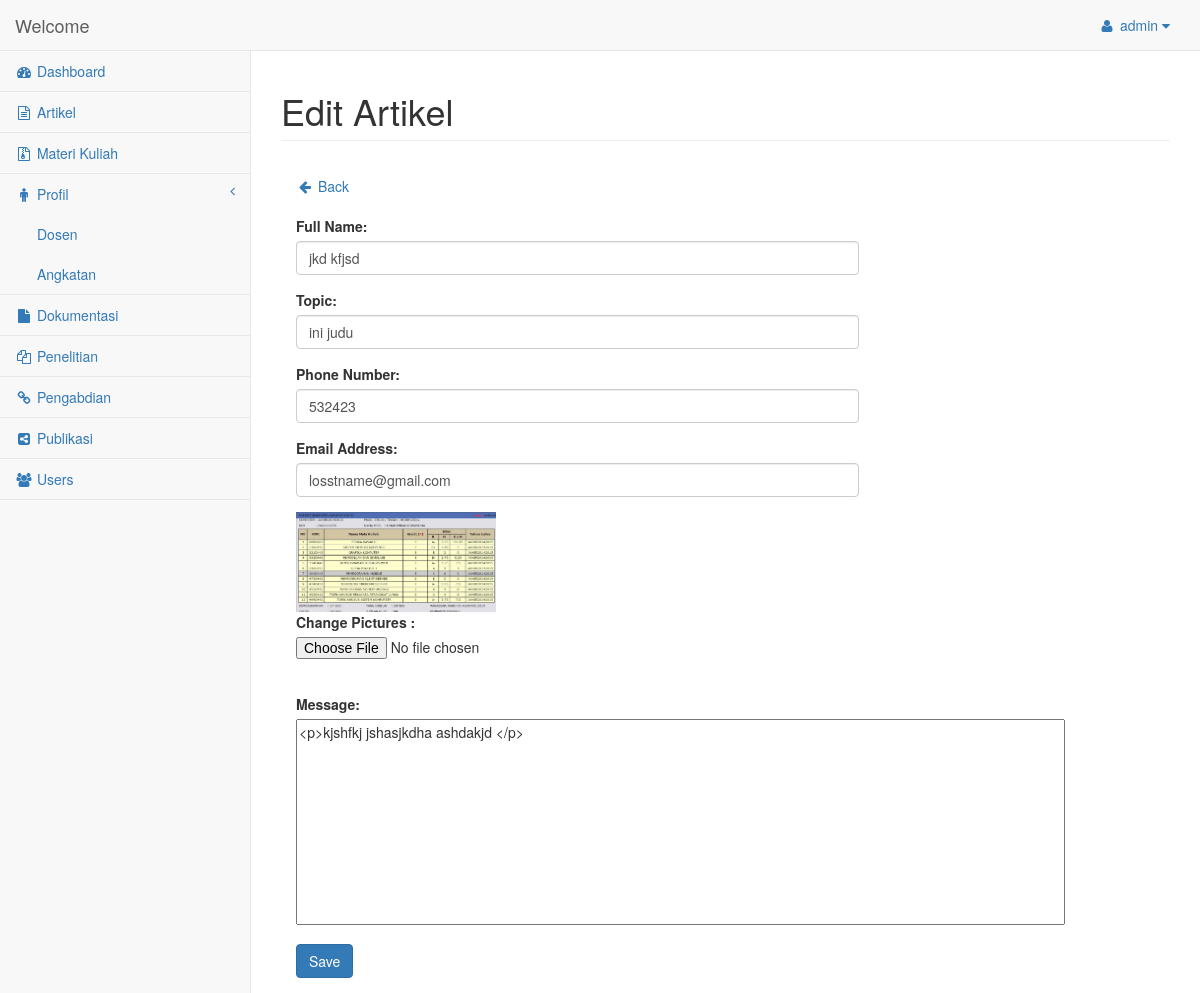
Screenshot of /editartikel.php?id=18 (signed in) with the database file from the repository.
### tables this page shows
CREATE TABLE IF NOT EXISTS `post_artikel` (
  `id` int(50) NOT NULL AUTO_INCREMENT,
  `tanggal` date NOT NULL,
  `Nama` char(50) NOT NULL,
  `Topik` char(50) NOT NULL,
  `Telepon` varchar(13) NOT NULL,
  `Email` varchar(40) NOT NULL,
  `Gambar` varchar(50) NOT NULL,
  `Pesan` longtext NOT NULL,
  PRIMARY KEY (`id`)
);

### database.php (called while the page is built, shortened)
<?php
if (!isset($_SESSION['user'])){
  header('Location:login.php');
}else{
  $username = $_SESSION['user'];
}
?>

### editartikel.php (the view, shortened to what this page needs)
<?php
  require 'database.php';
    $id = null;
    if ( !empty($_GET['id'])) {
        $id = $_REQUEST['id'];
    }
    if (!empty($_POST)) {
        $nameError = null;
        $topicError = null;
        $phoneError = null;
        $emailError = null;
        $messageError = null;
        $name = $_POST['name'];
        $topic = $_POST['topic'];
        $phone = $_POST['phone'];
        $email = $_POST['email'];
        $message = $_POST['message'];
        $picture = $_FILES['gambarArtikel']['name'];
        $valid = true;
        if (empty($name)) {
            $nameError = 'Please enter Name';
            $valid = false;
        }
        if (empty($email)) {
            $emailError = 'Please enter Email Address';
            $valid = false;
        } else if ( !filter_var($email,FILTER_VALIDATE_EMAIL) ) {
            $emailError = 'Please enter a valid Email Address';
            $valid = false;
        }
        if (empty($phone)) {
            $phoneError = 'Please enter Mobile Number';
            $valid = false;
        }
        if (empty($topic)) {
            $topicError = 'Please enter Topic';
            $valid = false;
        }
        if (empty($message)) {
            $messageError = 'Please enter Message';
            $valid = false;
        }
        if ($valid) {
            if($picture != null){
              $pdo = Database::connect();
              $sql = "Select * From post_artikel WHERE id = $id";
              foreach ($pdo->query($sql) as $row) {
                  unlink("gambar/artikel/".$row['Gambar']);
              }
              Database::disconnect();
              $pdo = Database::connect();
              $pdo->setAttribute(PDO::ATTR_ERRMODE, PDO::ERRMODE_EXCEPTION);
              $sql = "UPDATE post_artikel set Nama = ?, Topik = ?, Telepon = ?, Email = ?, Gambar = ?, Pesan =? WHERE id = ?";
              $q = $pdo->prepare($sql);
              $q->execute(array($name,$topic,$phone,$email,$picture,$message,$id));
              move_uploaded_file($_FILES['gambarArtikel']['tmp_name'],"gambar/artikel/".$picture);
              Database::disconnect();
            }else{
              $pdo = Database::connect();
              $pdo->setAttribute(PDO::ATTR_ERRMODE, PDO::ERRMODE_EXCEPTION);
              $sql = "UPDATE post_artikel set Nama = ?, Topik = ?, Telepon = ?, Email = ?, Pesan =? WHERE id = ?";
              $q = $pdo->prepare($sql);
              $q->execute(array($name,$topic,$phone,$email,$message,$id));
              Database::disconnect();
            }
            header("Location: artikel.php");
        }
    } else {
        $pdo = Database::connect();
        $pdo->setAttribute(PDO::ATTR_ERRMODE, PDO::ERRMODE_EXCEPTION);
        $sql = "SELECT * FROM post_artikel where id = ?";
        $q = $pdo->prepare($sql);
        $q->execute(array($id));
        $data = $q->fetch(PDO::FETCH_ASSOC);
        $name = $data['Nama'];
        $topic = $data['Topik'];
        $phone = $data['Telepon'];
        $email = $data['Email'];
        $message = $data['Pesan'];
        $picture = $data['Gambar'];
    }
?>
<!DOCTYPE html>
<html lang="en">
<head>
      <link href="bower_components/bootstrap/dist/css/bootstrap.min.css" rel="stylesheet">
      <link href="bower_components/metisMenu/dist/metisMenu.min.css" rel="stylesheet">
      <link href="dist/css/timeline.css" rel="stylesheet">
      <link href="dist/css/sb-admin-2.css" rel="stylesheet">
      <link href="bower_components/morrisjs/morris.css" rel="stylesheet">
      <link href="bower_components/font-awesome/css/font-awesome.min.css" rel="stylesheet" type="text/css">
</head>
<body>
    <div id="wrapper">
        <nav class="navbar navbar-default navbar-static-top" role="navigation" style="margin-bottom: 0">
            <div class="navbar-header">
                <a class="navbar-brand" href="dashboard.php">Welcome</a>
            </div>
            <ul class="nav navbar-top-links navbar-right">
                <li class="dropdown">
                    <a class="dropdown-toggle" data-toggle="dropdown" href="#">
                       <i class="fa fa-user fa-fw"></i> <?php echo $username ?> <i class="fa fa-caret-down"></i>
                    </a>
                </li>
            </ul>
            <div class="navbar-default sidebar" role="navigation">
                <div class="sidebar-nav navbar-collapse">
                    <ul class="nav" id="side-menu">
                      <li>
                          <a href="dashboard.php"><i class="fa fa-dashboard fa-fw"></i> Dashboard</a>
                      </li>
                      <li>
                          <a href="artikel.php"><i class="fa fa-file-text-o fa-fw"></i> Artikel</a>
                      </li>
                      <li>
                          <a href="materikuliah.php"><i class="fa fa-file-archive-o fa-fw"></i> Materi Kuliah</a>
                      </li>
                      <li>
                        <a href="#"><i class="fa fa-male fa-fw"></i> Profil<span class="fa arrow"></span></a>
                        <ul class="nav nav-second-level">
                          <li>
                              <a href="dosen.php">Dosen</a>
                          </li>
                          <li>
                              <a href="angkatan.php">Angkatan</a>
                          </li>
                        </ul>
                      </li>
                      <li>
                          <a href="dokumentasi.php"><i class="fa fa-file fa-fw"></i> Dokumentasi</a>
                      </li>
                      <li>
                          <a href="penelitian.php"><i class="fa fa-files-o fa-fw"></i> Penelitian</a>
                      </li>
                      <li>
                          <a href="pengabdian.php"><i class="fa fa-link fa-fw"></i> Pengabdian</a>
                      </li>
                      <li>
                          <a href="publikasi.php"><i class="fa fa-share-alt-square fa-fw"></i> Publikasi</a>
                      </li>
                      <li>
                          <a href="users.php"><i class="fa fa-users fa-fw"></i> Users</a>
                      </li>
                    </ul>
                </div>
            </div>
        </nav>
        <div id="page-wrapper">
            <div class="row">
                <div class="col-lg-12">
                    <h1 class="page-header">Edit Artikel</h1>
                </div>
            </div>
            <div class="row">
                <div class="col-lg-12">
                    <div class="panel-body">
                        <a href="artikel.php"><i class="fa fa-arrow-left fa-fw"></i> Back</a><br><br>
                        <div class="row">
            <div class="col-md-8">
                <form name="sentMessage" id="contactForm" action="editartikel.php?id=<?php echo $id?>" method="post" enctype="multipart/form-data">
                    <div class="control-group form-group">
                        <div class="controls">
                            <label>Full Name:</label>
                            <input type="text" class="form-control" id="name" name="name" required data-validation-required-message="Please enter your name." value="<?php echo !empty($name)?$name:'';?>">
                        </div>
                    </div>
					          <div class="control-group form-group">
                        <div class="controls">
                            <label>Topic:</label>
                            <input type="text" class="form-control" id="topic" name="topic" required data-validation-required-message="Please enter your topic." value="<?php echo !empty($topic)?$topic:'';?>">
                        </div>
                    </div>
                    <div class="control-group form-group">
                        <div class="controls">
                            <label>Phone Number:</label>
                            <input type="tel" class="form-control" id="phone" name="phone" required data-validation-required-message="Please enter your phone number." value="<?php echo !empty($phone)?$phone:'';?>">
                        </div>
                    </div>
                    <div class="control-group form-group">
                        <div class="controls">
                            <label>Email Address:</label>
                            <input type="email" class="form-control" id="email" name="email" required data-validation-required-message="Please enter your email address." value="<?php echo !empty($email)?$email:'';?>">
                        </div>
                    </div>
					          <div class="control-group form-group">
                        <div class="controls">
                            <img width=200 height=100 src="gambar/artikel/<?php echo !empty($picture)?$picture:'';?>"><br>
                            <label>Change Pictures :</label>
                            <input type="file" name="gambarArtikel" id="gambarArtikel"></input>
                        </div>
                    </div>
                    <div class="control-group form-group">
                        <div class="controls">
                            <label>Message:</label>
                            <textarea rows="10" cols="100" class="ckeditor" id="message" name="message" required data-validation-required-message="Please enter your message" maxlength="999" style="resize:none"><?php echo !empty($message)?$message:'';?></textarea>
                        </div>
                    </div>
                    <button type="submit" class="btn btn-primary" id="Save">Save</button>
                </form>
            </div>
        </div>
                </div>
            </div>
        </div>
    </div>
</body>
</html>

### rows the page displays
post_artikel: name "jkd kfjsd", topic "ini judu", phone "532423", email "losstname@gmail.com", Gambar (picture), message "<p>kjshfkj jshasjkdha ashdakjd </p>"

### other values shown
$username "admin"
